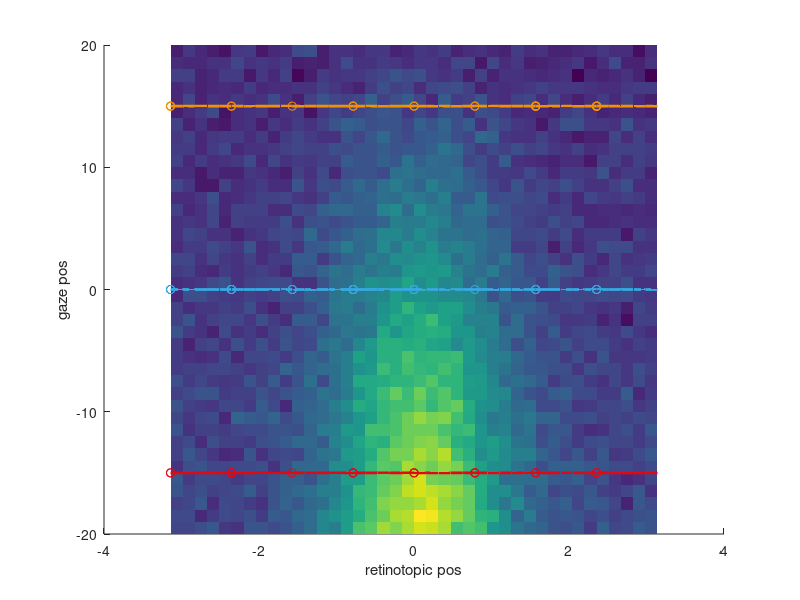
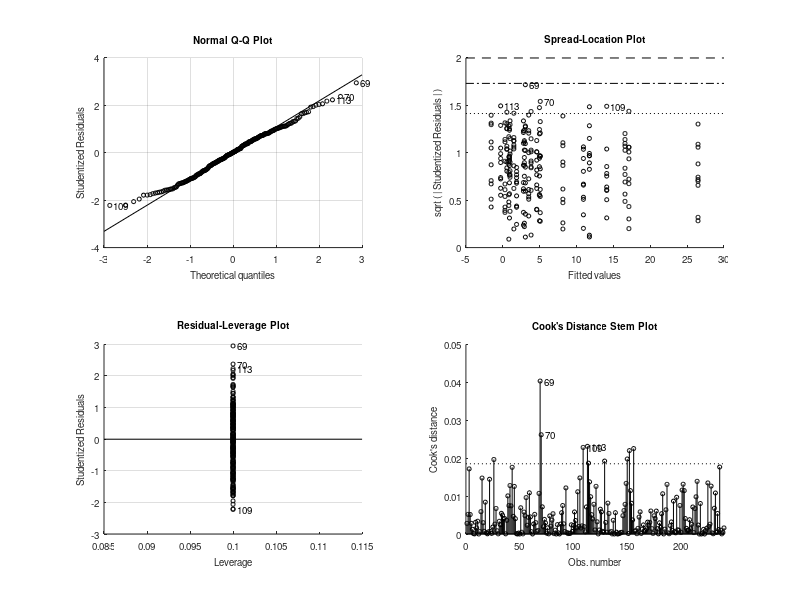

The MATLAB script that drew these images, in order: (Note: this script raises an error after producing the figures.)
function testsim_gain_field_dPulv2017(modulation_type)
% simulations of gain field effects and significance, including von Mises fitting
% see also testsim_gain_field for more generic version
% see also testsim_lip_activity_profile

if nargin < 1,
    modulation_type = 'linear_gain';
end


Noise		= 5;	% Firing rate noise
n_trials_per_cond = 10;

%
bootstrap_method='hierarchical';

% retinotopic Gaussian RF

Center              = 0;	% deg
Amplitude           = 40;	% spikes/s, RF response peak
UnmodulatedFR       = 5;	% spikes/s, ongoing/unmodulated firing
Sigma               = pi/4;	% tuning width
target_positions    = [-pi -pi*3/4 -pi/2 -pi/4 0 pi/4 pi/2 pi*3/4]; % retinotopic position
gaze_positions      = [-15 0 15];
retpos_continous	= -pi:pi/20:pi; % retinotopic position
gazepos_continous	= -20:20;       % gaze position

R		= 1/(sqrt(2*pi)*Sigma)*exp(-(retpos_continous - Center).^2/(2*Sigma^2)); % Gaussian RF profile
% R		= ones(size(retpos)); % no target position modulation
R		= UnmodulatedFR + R/max(R)*Amplitude;

n_trials_per_gaze=numel(target_positions)*n_trials_per_cond;

% target_positions2D_a =  [10    5 0  -5 -10  -5  0   5];
% target_positions2D_b =  [0.001 5 10 5 0.001 -5 -10 -5];
% target_positions2D = complex(target_positions2D_a,target_positions2D_b); % for MANOVA1 analysis


gaze_col = {'r' 'g' 'b'};

gaze_col_rgb = [227 6 19; 54 169 225; 243 146 0]/255;

% some additional comments to be detected in GitHub

switch modulation_type % eye position modulation type
    
    case 'linear_gain' %
        
        % E = interp1([gazepos(1) gazepos(end)],[-10 10],gazepos); % Gaze effect: leads to "loss" of main target effect
        % E = interp1([gazepos(1) 0 gazepos(end)],[10 0 10],gazepos); % Gaze effect: bidirectinal increase from center
        E = interp1([gazepos_continous(1) gazepos_continous(end)],[0.7 0],gazepos_continous); % Gaze effect: standard monotonic unidirectional
        % E = interp1([gazepos(1) gazepos(end)],[1 0.3],gazepos); % For CNL evaluatiom poster
        for k = 1:n_trials_per_cond
            FR(:,:,k) = E'*R + Noise*randn(length(gazepos_continous),length(retpos_continous)); % one trial
        end
        
    case 'linear_addition'
        E = interp1([gazepos_continous(1) gazepos_continous(end)],[10 0],gazepos_continous); % Gaze effect
        for k = 1:n_trials_per_cond
            FR(:,:,k) = 1*ones(size(gazepos_continous))'*R + 1*E'*ones(size(retpos_continous)) + Noise*randn(length(gazepos_continous),length(retpos_continous)); % one trial
        end
end

for g = 1:length(gaze_positions)
    col=gaze_col_rgb(g,:);
    gazepos_idx = find(gazepos_continous == gaze_positions(g));
    for t=1:length(target_positions)
        retpos_idx = find(retpos_continous == target_positions(t));
        for k = 1:1:n_trials_per_cond
            FRtarget(t,g,k) = FR(gazepos_idx,retpos_idx,k);
        end
    end
end

t_anova	= repmat(target_positions',[1,size(FRtarget,2),size(FRtarget,3)]);
g_anova	= repmat(gaze_positions,[size(FRtarget,1),1,size(FRtarget,3)]);


FRmean = mean(FR,3);
%FRmean = 1*ones(size(gazepos))'*R + 1*E'*ones(size(retpos)); % For CNL evaluatiom poster

% Plotting
figure;
surface(retpos_continous,gazepos_continous,FRmean); shading flat; hold on;
for g=1:numel(gaze_positions)
    plot3(retpos_continous,gaze_positions(g)*ones(size(retpos_continous)),FRmean(gazepos_continous == gaze_positions(g),:),'Color',gaze_col_rgb(g,:),'LineWidth',2);
    plot3(reshape(t_anova(:,g,:),1,n_trials_per_gaze),reshape(g_anova(:,g,:),1,n_trials_per_gaze),reshape(FRtarget(:,g,:),1,n_trials_per_gaze),'o','Color',gaze_col_rgb(g,:));
end
xlabel('retinotopic pos');
ylabel('gaze pos');



% von Mises
F = @(a,x) a(3)+a(1)*exp(cos(x-a(2))*a(4))*exp(a(4)*-1);
opts = optimset('lsqcurvefit');
opts.Display='off';

% ANOVA
%FRtarget4ANOVA	= FRtarget(:);t_anova=t_anova(:); g_anova=g_anova(:);


pct1 = 100*0.05/2; % alpha 0.05
pct2 = 100-pct1;
Positions=t_anova(:);
angles=Positions;
Gazes=g_anova(:);
FR_vectors=FRtarget(:).*exp(1i*Positions);
unique_positions=unique(Positions);
unique_lines_effector=numel(unique(Gazes));
FRs=FRtarget(:);
[p,table,stats,terms] = anovan(FRs,[Positions Gazes],'model','full','varnames',{'target' 'gaze'});
% c = multcompare(stats)

if 0 % one-way vs two-way ANOVA on gaze
    % the question here if presence of another factor (target position) affects the first factor, e.g. in the initial fixation period
    % for this, we should remove the the effect of target position from the simulation, set "no target position modulation" above
    [p,table,stats,terms] = anovan(FRtarget(:),g_anova(:),'model','full','varnames',{'gaze'});
    
    
end % of one-way vs two-way ANOVA on gaze


if 0 % MANOVA1, I do not think it is an appropriate test to detect gain field or a shift in a RF, due to huge variance
    % (but we use some of the code for the bootstrp (see next case))
    
    FRtarget4MANOVA1 = [];
    FRtarget4BOOTCI  = [];
    FRpositions4MANOVA1=[];
    FR4BOOTCI	 = [];
    
    gaze_pos4MANOVA1 = [];
    figure;
    
    
    for g = 1:length(gaze_positions)
        for t=1:length(target_positions)-1,
            
            FRtarget4MANOVA1_ = squeeze(FRtarget(t,g,:))*target_positions2D(t)/abs(target_positions2D(t)); % original Lukas formulation
            FRpositions4MANOVA1_ = repmat([target_positions2D(t) gaze_positions(g)],numel(FRtarget4MANOVA1_),1); % original Lukas formulation
            
            plot(FRtarget4MANOVA1_,'.','Color',gaze_col_rgb(g,:)); hold on;
            
            % FOR ANOVA
            FRtarget4MANOVA1	= [FRtarget4MANOVA1; [real(FRtarget4MANOVA1_) imag(FRtarget4MANOVA1_)]];
            gaze_pos4MANOVA1	= [gaze_pos4MANOVA1; g*ones(n_trials_per_cond,1)];
            % FOR BOOTCI
            FRpositions4MANOVA1     = [	FRpositions4MANOVA1;FRpositions4MANOVA1_];
            FRtarget4BOOTCI         = [FRtarget4BOOTCI; FRtarget4MANOVA1_];
            
            % here we define the indexes that later are used to do hierarchical bootstraping
            indexes_per_position{g,t}=find(FRpositions4MANOVA1(:,1)==target_positions2D(t) & FRpositions4MANOVA1(:,2)==gaze_positions(g));
        end
        plot(mean(FRtarget4MANOVA1(gaze_pos4MANOVA1==g,1)), mean(FRtarget4MANOVA1(gaze_pos4MANOVA1==g,2)),'*','Color',gaze_col_rgb(g,:)); % vector mean
        
    end
    axis equal
    % plot(FRtarget4MANOVA1(:,1), FRtarget4MANOVA1(:,2),'.');
    
    % [D, p] = manova1(FRtarget4MANOVA1,gaze_pos4MANOVA1) % see testsim_manova1.m
    
end % of MANOVA1

if 1 % test gain field via bootstrap - on trial-by-trial FR vectors per target in a complex 2D space, abs and angle, NEEDS FRtarget4BOOTCI
    n_iterations_bootstrap = 1000;
    
    LB=double([0                 -pi    min(FRs)        1/pi]); %% Amplitude Direction Baseline Width
    UB=double([max([FRs;1])*1.3  pi     max([FRs;1])    10000]);%% Amplitude Direction Baseline Width
    X0=double([max(FRs)          0      min(FRs)        4/pi]); %% Amplitude Direction Baseline Width
    for lin = 1:max(unique_lines_effector)
        tr=Gazes'==gaze_positions(lin);
        mean_FR_angle=angle(mean(FR_vectors(tr)));
        %FRtarget4BOOTCI_ = FRtarget4BOOTCI(gaze_pos4MANOVA1==lin);
        
        %% bootstrapping
        n_samples_per_bootstrap=NaN;
        for p=1:numel(unique_positions)
            idexes_per_position{p}=find(Positions==unique_positions(p) & tr');
            FR_vector_per_position(p)=nanmean(FR_vectors(idexes_per_position{p}));
            n_samples_per_bootstrap=min([n_samples_per_bootstrap, numel(idexes_per_position{p})]);
        end
        
        if n_samples_per_bootstrap>=1%here should actually be 5!?
            for k=1:n_iterations_bootstrap
                idx_idx=cellfun(@(x) x(randsample(numel(x),10,true)),idexes_per_position,'Uniformoutput',false);
                idx_idx=[idx_idx{:}];
                bootstat(k,:)=[abs(nansum(FR_vectors(idx_idx(:)))/size(idx_idx,1)) angle(nansum(FR_vectors(idx_idx(:))/size(idx_idx,1))) 0 pi/4];
                bootstat_fit(k,:)=lsqcurvefit(F,double(X0),double(angles(idx_idx(:))),double(FRs(idx_idx(:))),LB,UB,opts);
            end
        else
            bootstat=single(NaN(n_iterations_bootstrap,4));
        end
        
        bootstat(:,2) = mod(bootstat(:,2)-mean_FR_angle+5*pi,2*pi)-pi+mean_FR_angle; % shift so CIs are around the mean
        bootstraped(lin).CI_amp   = [prctile(bootstat(:,1),pct1,1) nanmean(bootstat(:,1)) prctile(bootstat(:,1),pct2,1)];
        bootstraped(lin).CI_angle = [prctile(bootstat(:,2),pct1,1) nanmean(bootstat(:,2)) prctile(bootstat(:,2),pct2,1)];
        bootstraped(lin).CI_base  = [prctile(bootstat_fit(:,3),pct1,1) nanmean(bootstat_fit(:,3)) prctile(bootstat_fit(:,3),pct2,1)];
        bootstraped(lin).CI_kappa = [prctile(bootstat_fit(:,4),pct1,1) nanmean(bootstat_fit(:,4)) prctile(bootstat_fit(:,4),pct2,1)];
        
        bootstraped(lin).FR_vectors                 = bootstat(:,1).*exp(1i*bootstat(:,2));
        bootstraped(lin).mean_FR_vector             = nanmean(bootstraped(lin).FR_vectors);
        bootstraped(lin).original_mean_FR_vector    = nansum(FR_vector_per_position);
        % for plotting
        bootstraped(lin).mean_amp   = nanmean(bootstat(:,1));
        bootstraped(lin).mean_angle = mean(bootstat(:,2));
        bootstraped(lin).mean_base  = mean(bootstat_fit(:,3));
        bootstraped(lin).mean_kappa = mean(bootstat_fit(:,4));
        % for CIs
        bootstraped(lin).raw_amp   = bootstat(:,1);
        bootstraped(lin).raw_angle = bootstat(:,2);
        bootstraped(lin).raw_base  = bootstat_fit(:,3);
        bootstraped(lin).raw_kappa = bootstat_fit(:,4);
        
        %
        %         bootstat1 = bootstat(:,1);
        %         bootstat2 = bootstat(:,2);
        %         % bootstat2 = unwrap(bootstat2); % not working well in real life examples, according to Lukas
        %         mean_FR_angle = angle(mean(FRtarget4BOOTCI_));
        %         bootstat2 =  mod(bootstat(:,2)-mean_FR_angle+5*pi,2*pi)-pi+mean_FR_angle; % Lukas
        %
        %         pct1 = 100*0.05/2; % alpha 0.05
        %         pct2 = 100-pct1;
        %
        %         lower = prctile(bootstat1,pct1,1);
        %         upper = prctile(bootstat1,pct2,1);
        %         ci1 =[lower;upper];
        %         CI1(:,g) = ci1;
        %         meanBS1(g) = mean(bootstat1);
        %         BOOTSTAT1(:,g) = bootstat1;
        %
        %         lower = prctile(bootstat2,pct1,1);
        %         upper = prctile(bootstat2,pct2,1);
        %         ci2 =[lower;upper];
        %         CI2(:,g) = ci2;
        %         meanBS2(g) = mean(bootstat2);
        %
        %         subplot(1,2,1)
        %
        %         hp = polar([meanBS2(g) meanBS2(g)],[ci1(1) ci1(2)]); set(hp,'Color',gaze_col_rgb(g,:),'LineWidth',2); hold on;
        %
        %         th = linspace( ci2(1), ci2(2), 10);
        %         hp = polar(th,meanBS1(g)*ones(size(th)),[gaze_col{g}]); set(hp,'Color',gaze_col_rgb(g,:),'LineWidth',2);
        %         polar(angle(mean(FRtarget4BOOTCI_)),abs(mean(FRtarget4BOOTCI_)),'ko'); hold on
        %         polar(meanBS2(g),meanBS1(g),'kx');
        %
        %         subplot(1,2,2);
        %         hp = polar(bootstat2,bootstat1,[gaze_col{g} '.']); hold on
        %         set(hp,'Color',gaze_col_rgb(g,:));
        %
        
    end
    
    %% significance with CI overlap
    CI1=vertcat(bootstraped.CI_amp);
    Lower_bound=CI1(:,1);
    Mean_values=CI1(:,2);
    Upper_bound=CI1(:,3);
    %sign_diff = ~(bsxfun( @le, Lower_bound, Mean_values' ) & bsxfun( @ge, Upper_bound, Mean_values' ));
    sign_diff = ~(bsxfun( @le, Lower_bound, Upper_bound' ) & bsxfun( @ge, Upper_bound, Lower_bound' ));
    significant_gain1=any(any(sign_diff));
    
    for c_s=1:numel(bootstraped)+1 %% shifting always one by 2 pi to find overlaps around 0
        CI1=vertcat(bootstraped.CI_angle);
        if c_s<numel(bootstraped)
            CI1(c_s,:)= CI1(c_s,:)+2*pi;
        end
        Lower_bound=CI1(:,1);
        Mean_values=CI1(:,2);
        Upper_bound=CI1(:,3);
        %sign_diff = ~(bsxfun( @le, Lower_bound, Mean_values' ) & bsxfun( @ge, Upper_bound, Mean_values' ));
        sign_diff = ~(bsxfun( @le, Lower_bound, Upper_bound' ) & bsxfun( @ge, Upper_bound, Lower_bound' ));
        %
        significant_shift(c_s)=any(any(sign_diff));
    end
    significant_shift1=all(significant_shift); % only true if CIs are not overlapping for any 2*pi shift
    
    %% significance with CIs of differences
    temp1=true(numel(bootstraped));
    [temp2 temp3]=ind2sub(size(temp1),find(temp1));
    comparison_matrix=[temp2(temp2<temp3) temp3(temp2<temp3)];
    for c_s=1:size(comparison_matrix,1) %% shifting always one by 2 pi to find overlaps around 0
        tt=bootstraped(comparison_matrix(c_s,1)).raw_amp-bootstraped(comparison_matrix(c_s,2)).raw_amp;
        CI1_diff(c_s,:)=[prctile(tt,pct1,1) prctile(tt,pct2,1)];
        
        tt=bootstraped(comparison_matrix(c_s,1)).raw_angle-bootstraped(comparison_matrix(c_s,2)).raw_angle;
        %tt=[tt tt+pi tt-pi tt+2*pi tt-2*pi tt*3+pi tt-3*pi tt+4*pi tt-4*pi];
        tt=[tt tt+2*pi tt-2*pi tt+4*pi tt-4*pi];% ti ti+2*pi ti-2+pi ti+4*pi ti-4*pi];
        [~,totest_for_CI_indexes]=min(abs(tt),[],2);
        tt=tt(sub2ind(size(tt),1:size(tt,1),totest_for_CI_indexes'))';
        CI2_diff(c_s,:)=[prctile(tt,pct1,1) prctile(tt,pct2,1)];
    end
    significant_gain2=any(CI1_diff(:,1)>0 | CI1_diff(:,2)<0);
    significant_shift2=any(CI2_diff(:,1)>0 | CI2_diff(:,2)<0);
    
    
    
    
    %
    %     % test significance
    %
    %     BOOTSTAT_DIFF(:,1) = BOOTSTAT1(:,1) - BOOTSTAT1(:,2);
    %     BOOTSTAT_DIFF(:,2) = BOOTSTAT1(:,1) - BOOTSTAT1(:,3);
    %     BOOTSTAT_DIFF(:,3) = BOOTSTAT1(:,2) - BOOTSTAT1(:,3);
    %
    %     H = 0;
    %
    %     for k = 1:3, % 3 pair combinations
    %
    %         ci_l = prctile(BOOTSTAT_DIFF(:,k),pct1,1);
    %         ci_u = prctile(BOOTSTAT_DIFF(:,k),pct2,1);
    %         ci_diff =[ci_l;ci_u];
    %
    %         if ci_diff(1)>0 || ci_diff(2)<0;
    %             H = 1;
    %         end
    %
    %     end
    %    decision = {'not significant','significant'};
    
    figure_handle=figure;
    linespec.visible='off';
    markersize=20;
    max_FR_vector=max(abs(vertcat(bootstraped.FR_vectors)));
    polar(0, max_FR_vector,linespec);
    hold on
    for lin=1:max(unique_lines_effector)
        scatter(real([bootstraped(lin).FR_vectors]),imag([bootstraped(lin).FR_vectors]),5,gaze_col_rgb(lin,:));
        FR_vector=bootstraped(lin).mean_FR_vector;
        original_FR_vector=bootstraped(lin).original_mean_FR_vector;
        FR_Amp_CI=bootstraped(lin).CI_amp([1,end])*FR_vector/abs(FR_vector);
        FR_Ang_CI=exp(1i*bootstraped(lin).CI_angle)*abs(FR_vector);
        FR_Ang_CI_rad=exp(1i*[bootstraped(lin).CI_angle(1):pi/100:bootstraped(lin).CI_angle(end) bootstraped(lin).CI_angle(end)])*abs(FR_vector);
        plot(real(original_FR_vector),imag(original_FR_vector),'h','markersize',markersize,'markeredgecolor','k','color',gaze_col_rgb(lin,:),'Markerfacecolor',gaze_col_rgb(lin,:));
        plot(real(FR_vector),imag(FR_vector),'s','markersize',markersize,'markeredgecolor','k','color',gaze_col_rgb(lin,:),'Markerfacecolor',gaze_col_rgb(lin,:));
        plot(real(FR_Amp_CI),imag(FR_Amp_CI),'d-','linewidth',3,'markersize',markersize,'markeredgecolor','k','color',gaze_col_rgb(lin,:));
        %plot(real(bootstraped(lin).CI_amp(2)*FR_vector),imag(bootstraped(lin).CI_amp(2)*FR_vector),'d','color',gaze_col_rgb(lin,:));
        plot(real(FR_Ang_CI(1)),imag(FR_Ang_CI(1)),'d','linewidth',3,'markersize',markersize,'markeredgecolor','k','color',gaze_col_rgb(lin,:));
        plot(real(FR_Ang_CI(end)),imag(FR_Ang_CI(end)),'d','linewidth',3,'markersize',markersize,'markeredgecolor','k','color',gaze_col_rgb(lin,:));
        line([real(FR_Ang_CI_rad)],[imag(FR_Ang_CI_rad)],'linewidth',3,'color',gaze_col_rgb(lin,:))
    end
    
    title(num2str([significant_gain1 significant_shift1 significant_gain2 significant_shift2]));
    
    
    
end % of if test gain field via bootstrap - on trial-by-trial FR vectors in 2D space

if 0 % test gain field via bootstrap - simple example on mean FR in each gaze position
    figure
    for g = 1:length(gaze_positions)
        FR = reshape(squeeze(FRtarget(:,g,:)),n_trials_per_cond*length(target_positions),1);
        meanFR = mean(FR);
        fun = @(x)mean(x);
        
        [ci,bootstat] = bootci(500, fun, FR);
        
        CI(:,g) = ci;
        meanBS(g) = mean(bootstat);
        plot(g,meanFR,'ko'); hold on
        plot(g,meanBS(g),'r.');
        plot(g,ci,'rs');
    end
    
end % of if test gain field via bootstrap - simple example on mean FR in each gaze position

if 0 % Test different ANOVA variants
    % 3 gaze positions, 2 or 3 targets, 10 trials
    
    Noise			= 1;	% Firing rate noise
    n_trials_per_cond	= 10;
    
    % variant 1: no main effects, only interaction
    FRtarget4ANOVA = repmat(reshape([	10 0
        0 10
        5 5],6,1),n_trials_per_cond,1) + Noise*randn(3*2*10,1);
    target_pos	= repmat([1;1;1;2;2;2],n_trials_per_cond,1);
    gaze_pos	= repmat([1;2;3;1;2;3],n_trials_per_cond,1);
    [p,table,stats,terms] = anovan(FRtarget4ANOVA,[target_pos gaze_pos],'model','full','varnames',{'target' 'gaze'});
    
    % variant 2: no main effects, only interaction
    FRtarget4ANOVA = repmat(reshape([	0 10
        5 5
        10 0],6,1),n_trials_per_cond,1) + Noise*randn(3*2*10,1);
    target_pos	= repmat([1;1;1;2;2;2],n_trials_per_cond,1);
    gaze_pos	= repmat([1;2;3;1;2;3],n_trials_per_cond,1);
    [p,table,stats,terms] = anovan(FRtarget4ANOVA,[target_pos gaze_pos],'model','full','varnames',{'target' 'gaze'});
    
    % variant 3: target effect and interaction
    FRtarget4ANOVA = repmat(reshape([	0 10 40
        5 15 30
        10 20 20],9,1),n_trials_per_cond,1) + Noise*randn(3*3*10,1);
    target_pos	= repmat([1;1;1;2;2;2;3;3;3],n_trials_per_cond,1);
    gaze_pos	= repmat([1;2;3;1;2;3;1;2;3],n_trials_per_cond,1);
    [p,table,stats,terms] = anovan(FRtarget4ANOVA,[target_pos gaze_pos],'model','full','varnames',{'target' 'gaze'});
    
end % of Test different ANOVA variants
